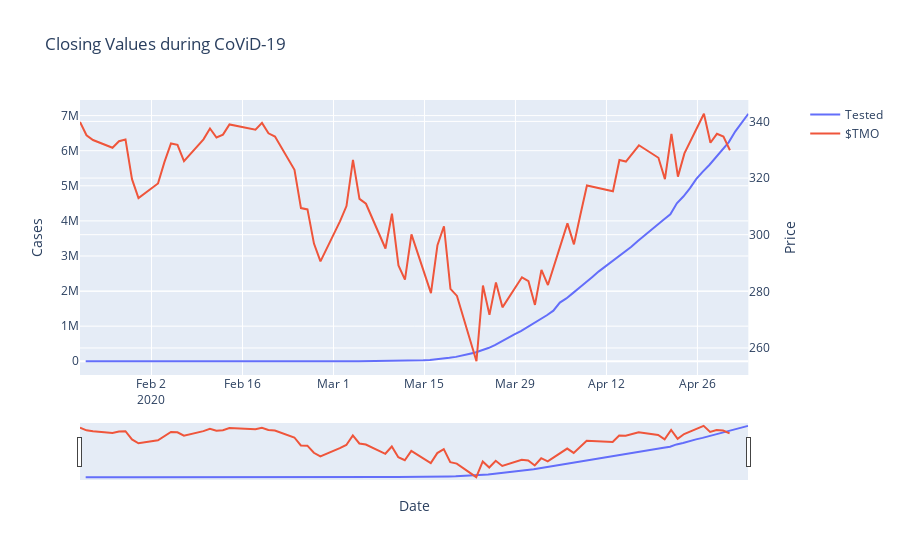

The code cell stored with this chart in its notebook:
### Code cell
# Create a list of annotations
# annotation = [dict(x=df_states_daily['dateChecked'], y = value, 
#            xref = 'x', yref = 'y', 
#            font = dict(color = 'blue'),
#            text = "March 23'rd Market Crash")]

fighigh = make_subplots(specs=[[{"secondary_y": True}]])

# Positive COVID-19 cases
# fig.add_trace(go.Scatter(x=df_states_daily['dateChecked'], y=df_states_daily['positive'],
#                     mode='lines',
#                     name='Positive'),
#              secondary_y=False)

# Total tested cases
fighigh.add_trace(go.Scatter(x=df_states_daily['dateChecked'], y=df_states_daily['totalTestResults'],
                    mode='lines',
                    name='Tested'),
             secondary_y=False,)

# fighigh.add_trace(go.Scatter(x=df_HOLX.index, y=df_HOLX['Close'],
#                     mode='lines',
#                     name='$HOLX'),
#              secondary_y=True,)



# fighigh.add_trace(go.Scatter(x=df_RHHBY.index, y=df_RHHBY['Close'],
#                     mode='lines',
#                     name='$RHHBY'),
#              secondary_y=True,)

fighigh.add_trace(go.Scatter(x=df_TMO.index, y=df_TMO['Close'],
                    mode='lines',
                    name='$TMO'),
             secondary_y=True,)

# fighigh.add_trace(go.Scatter(x=df_LH.index, y=df_LH['Close'],
#                     mode='lines',
#                     name='$LH'),
#              secondary_y=True,)
# fighigh.add_trace(go.Scatter(x=df_ABT.index, y=df_ABT['Close'],
#                     mode='lines',
#                     name='$ABT'),
#              secondary_y=True,)


# Add figure title
fighigh.update_layout(
    title_text="Closing Values during CoViD-19"
)

# Set x-axis title
fighigh.update_xaxes(title_text="Date")

# Set y-axes titles
fighigh.update_yaxes(title_text="Cases", secondary_y=False)
fighigh.update_yaxes(title_text="Price", secondary_y=True)
fighigh.update_xaxes(rangeslider_visible=True)



fighigh.show()
